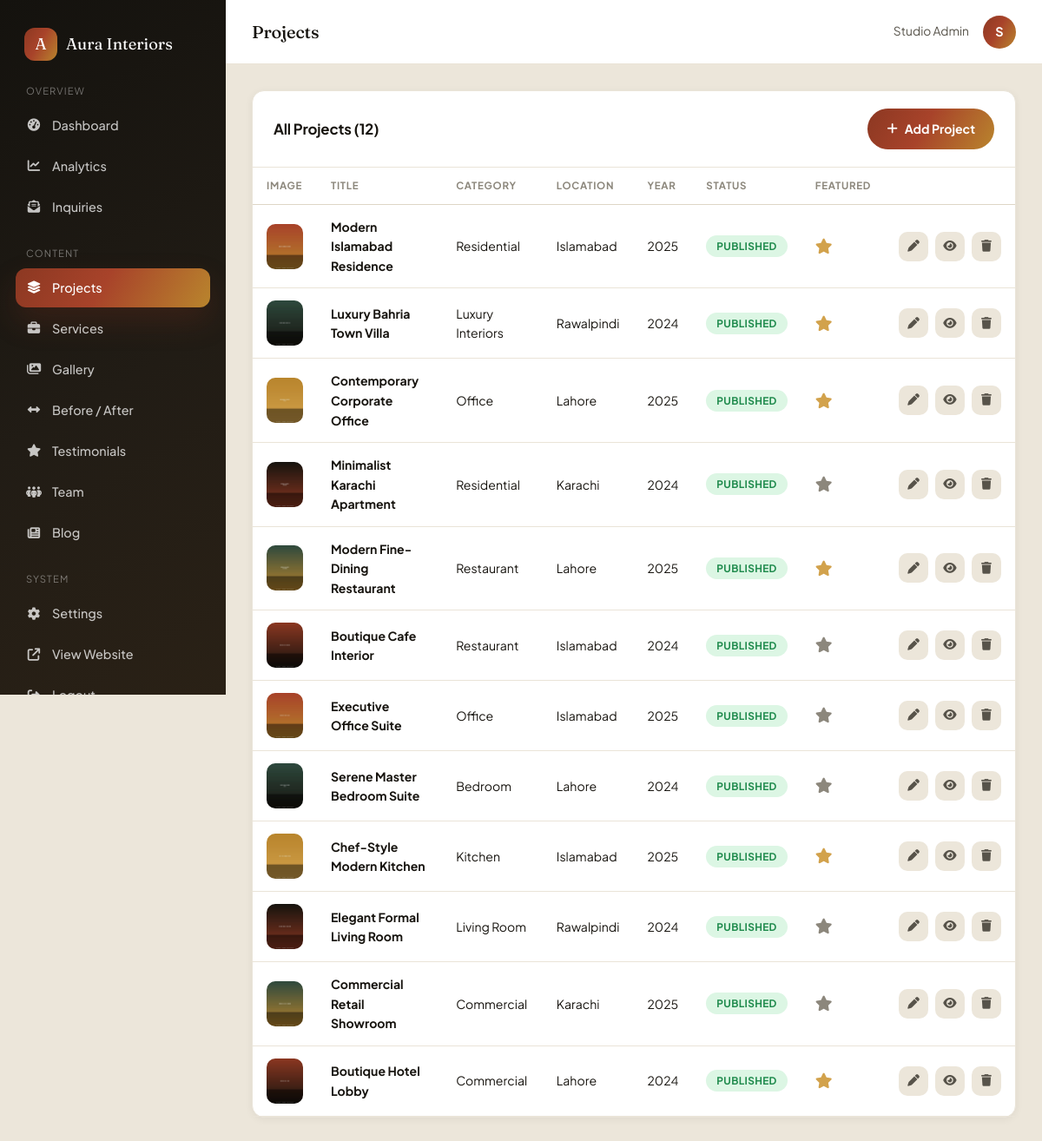
Screenshot of /admin/projects.php (signed in) with the database file from the repository.
### tables this page shows
CREATE TABLE `projects` (
  `id` INT UNSIGNED AUTO_INCREMENT PRIMARY KEY,
  `title` VARCHAR(180) NOT NULL,
  `slug` VARCHAR(200) NOT NULL UNIQUE,
  `category` ENUM('Residential','Commercial','Office','Restaurant','Bedroom','Kitchen','Living Room','Luxury Interiors') NOT NULL,
  `location` VARCHAR(120) NULL,
  `property_type` VARCHAR(80) NULL,
  `area_sqft` INT UNSIGNED NULL,
  `completion_year` YEAR NULL,
  `short_description` VARCHAR(500) NULL,
  `description` TEXT NULL,
  `cover_image` VARCHAR(255) NULL,
  `video_url` VARCHAR(255) NULL,
  `is_featured` TINYINT(1) NOT NULL DEFAULT 0,
  `is_published` TINYINT(1) NOT NULL DEFAULT 1,
  `sort_order` SMALLINT NOT NULL DEFAULT 0,
  `views` INT UNSIGNED NOT NULL DEFAULT 0,
  `created_at` DATETIME NOT NULL DEFAULT CURRENT_TIMESTAMP,
  `updated_at` DATETIME NOT NULL DEFAULT CURRENT_TIMESTAMP ON UPDATE CURRENT_TIMESTAMP,
  INDEX `idx_projects_cat` (`category`),
  INDEX `idx_projects_published` (`is_published`,`sort_order`)
);

### config/database.php (called while the page is built, shortened)
<?php
function db(): PDO
{
    static $pdo = null;
    if ($pdo instanceof PDO) {
        return $pdo;
    }
    $dsn = 'mysql:host=' . DB_HOST . ';dbname=' . DB_NAME . ';charset=' . DB_CHARSET;
    try {
        $pdo = new PDO($dsn, DB_USER, DB_PASS, [
            PDO::ATTR_ERRMODE            => PDO::ERRMODE_EXCEPTION,
            PDO::ATTR_DEFAULT_FETCH_MODE => PDO::FETCH_ASSOC,
            PDO::ATTR_EMULATE_PREPARES   => false,
        ]);
    } catch (PDOException $e) {
        http_response_code(500);
        if (defined('SITE_ENV') && SITE_ENV === 'local') {
            die('Database connection failed: ' . $e->getMessage());
        }
        die('We are experiencing a temporary issue. Please try again shortly.');
    }
    return $pdo;
}

### includes/functions.php (called while the page is built, shortened)
<?php
function e(?string $value): string
{
    return htmlspecialchars($value ?? '', ENT_QUOTES, 'UTF-8');
}
function asset(string $path): string
{
    return BASE_URL . '/' . ltrim($path, '/');
}
function img(?string $path, string $fallback = 'assets/images/placeholder.jpg'): string
{
    if (empty($path)) {
        return asset($fallback);
    }
    return asset($path);
}

### admin/projects.php (the view, shortened to what this page needs)
<?php
$projects = db()->query('SELECT * FROM projects ORDER BY sort_order, created_at DESC')->fetchAll();
require __DIR__ . '/includes/admin-header.php';
?>
<div class="panel">
  <div class="panel__head">
    <h2>All Projects (<?= count($projects) ?>)</h2>
    <a href="project-form.php" class="btn--admin"><i class="fa-solid fa-plus"></i> Add Project</a>
  </div>
  <div class="table-wrap">
    <table class="admin-table">
      <thead><tr><th>Image</th><th>Title</th><th>Category</th><th>Location</th><th>Year</th><th>Status</th><th>Featured</th><th></th></tr></thead>
      <tbody>
        <?php foreach ($projects as $p): ?>
          <tr>
            <td><img class="table-thumb" src="<?= e(img($p['cover_image'])) ?>" alt=""></td>
            <td><b><?= e($p['title']) ?></b></td>
            <td><?= e($p['category']) ?></td>
            <td><?= e($p['location'] ?? '—') ?></td>
            <td><?= e((string) $p['completion_year']) ?></td>
            <td>
              <form method="post"><?= csrf_field() ?><input type="hidden" name="action" value="toggle_publish"><input type="hidden" name="id" value="<?= $p['id'] ?>">
                <button class="badge <?= $p['is_published'] ? 'badge--published' : 'badge--draft' ?>" style="border:none;cursor:pointer"><?= $p['is_published'] ? 'Published' : 'Draft' ?></button>
              </form>
            </td>
            <td>
              <form method="post"><?= csrf_field() ?><input type="hidden" name="action" value="toggle_featured"><input type="hidden" name="id" value="<?= $p['id'] ?>">
                <button style="border:none;background:none;color:<?= $p['is_featured'] ? 'var(--accent-4)' : 'var(--ink-faint)' ?>;font-size:1.1rem"><i class="fa-solid fa-star"></i></button>
              </form>
            </td>
            <td>
              <div class="row-actions">
                <a href="project-form.php?id=<?= $p['id'] ?>" title="Edit"><i class="fa-solid fa-pen"></i></a>
                <a href="<?= asset('project-detail.php?slug=' . urlencode($p['slug'])) ?>" target="_blank" title="View"><i class="fa-solid fa-eye"></i></a>
                <form method="post" data-confirm="Delete this project and all its images?"><button class="danger" title="Delete"><i class="fa-solid fa-trash"></i></button></form>
              </div>
            </td>
          </tr>
        <?php endforeach; ?>
      </tbody>
    </table>
  </div>
</div>
<?php require __DIR__ . '/includes/admin-footer.php'; ?>

### assets/css/style.css (style rules this page uses)
:root { --bg: #F5F2EC; --surface: #FFFFFF; --surface-2: #ECE6DA; --surface-tint: #F1ECE1; --ink: #17140F; --ink-soft: #57534A; --ink-faint: #8C877C; --line: #DED6C6; --line-soft: #EAE4D8; --accent-1: #A8432A; --accent-2: #B9852D; --accent-3: #2F4A3E; --accent-4: #D2A24C; --gradient-brand: linear-gradient(120deg, #8C3822 0%, #A8432A 45%, #B9852D 100%); --gradient-brand-soft: linear-gradient(135deg, rgba(168,67,42,.10), rgba(185,133,45,.10)); --gradient-surface: linear-gradient(160deg, #FFFFFF 0%, #FBF8F2 55%, #F7F1E4 100%); --gradient-dark: linear-gradient(150deg, #14120E 0%, #211C15 55%, #2A2116 100%); --gradient-line: linear-gradient(90deg, var(--accent-1), var(--accent-2), var(--accent-4)); --shadow-sm: 0 2px 10px rgba(23,20,15,.06); --shadow-md: 0 10px 26px rgba(23,20,15,.09); --shadow-lg: 0 22px 50px rgba(23,20,15,.16); --shadow-glow: 0 16px 34px rgba(140,56,34,.24); --radius-sm: 8px; --radius-md: 14px; --radius-lg: 20px; --radius-pill: 999px; --font-display: 'Fraunces', 'Georgia', serif; --font-body: 'Plus Jakarta Sans', -apple-system, BlinkMacSystemFont, 'Segoe UI', sans-serif; --container: 1240px; --header-h: 80px; }
*,*::before,*::after { box-sizing:border-box; margin:0; padding:0; }
html { scroll-behavior:smooth; }
body { font-family: var(--font-body); background: var(--bg); color: var(--ink); line-height:1.6; font-size:16px; -webkit-font-smoothing:antialiased; overflow-x:hidden; }
img { max-width:100%; display:block; }
a { color:inherit; text-decoration:none; }
button { font-family:inherit; cursor:pointer; }
h1,h2,h3,h4,h5 { font-family: var(--font-display); font-weight:500; line-height:1.15; letter-spacing:-0.01em; color:var(--ink); }
h2 { font-size:clamp(2rem, 3.4vw, 3rem); }

### assets/css/admin.css (style rules this page uses)
body.admin-body { background: var(--surface-2); min-height:100vh; }
.panel { background:var(--surface); border-radius:var(--radius-md); border:1px solid var(--line-soft); box-shadow:var(--shadow-sm); margin-bottom:26px; }
.panel__head { display:flex; align-items:center; justify-content:space-between; padding:20px 24px; border-bottom:1px solid var(--line-soft); flex-wrap:wrap; gap:12px; }
.panel__head h2 { font-size:1.05rem; font-family:var(--font-body); font-weight:700; }
.table-wrap { overflow-x:auto; }
table.admin-table { width:100%; border-collapse:collapse; font-size:.88rem; }
table.admin-table th { text-align:left; padding:12px 16px; font-size:.72rem; text-transform:uppercase; letter-spacing:.06em; color:var(--ink-faint); border-bottom:1px solid var(--line); white-space:nowrap; }
table.admin-table td { padding:14px 16px; border-bottom:1px solid var(--line-soft); vertical-align:middle; }
.table-thumb { width:52px; height:52px; border-radius:10px; object-fit:cover; }
.row-actions { display:flex; gap:8px; }
.row-actions a, .row-actions button { width:34px; height:34px; border-radius:10px; display:flex; align-items:center; justify-content:center; background:var(--surface-2); color:var(--ink-soft); border:none; font-size:.85rem; transition:all .2s ease; }
.badge { display:inline-flex; align-items:center; gap:6px; padding:5px 12px; border-radius:var(--radius-pill); font-size:.74rem; font-weight:700; text-transform:uppercase; letter-spacing:.03em; }
.badge--published { background:#DCF6E4; color:#1E8A4C; }
.btn--admin { background:var(--gradient-brand); color:#fff; border:none; padding:12px 22px; border-radius:var(--radius-pill); font-weight:700; font-size:.88rem; display:inline-flex; align-items:center; gap:8px; }

### rows the page displays
projects: cover_image (picture), title "Modern Islamabad Residence", category "Residential", location "Islamabad", completion_year "2025", is_published "PUBLISHED"
projects: cover_image (picture), title "Luxury Bahria Town Villa", category "Luxury Interiors", location "Rawalpindi", completion_year "2024", is_published "PUBLISHED"
projects: cover_image (picture), title "Contemporary Corporate Office", category "Office", location "Lahore", completion_year "2025", is_published "PUBLISHED"
projects: cover_image (picture), title "Minimalist Karachi Apartment", category "Residential", location "Karachi", completion_year "2024", is_published "PUBLISHED"
projects: cover_image (picture), title "Modern Fine-Dining Restaurant", category "Restaurant", location "Lahore", completion_year "2025", is_published "PUBLISHED"
projects: cover_image (picture), title "Boutique Cafe Interior", category "Restaurant", location "Islamabad", completion_year "2024", is_published "PUBLISHED"
projects: cover_image (picture), title "Executive Office Suite", category "Office", location "Islamabad", completion_year "2025", is_published "PUBLISHED"
projects: cover_image (picture), title "Serene Master Bedroom Suite", category "Bedroom", location "Lahore", completion_year "2024", is_published "PUBLISHED"
projects: cover_image (picture), title "Chef-Style Modern Kitchen", category "Kitchen", location "Islamabad", completion_year "2025", is_published "PUBLISHED"
projects: cover_image (picture), title "Elegant Formal Living Room", category "Living Room", location "Rawalpindi", completion_year "2024", is_published "PUBLISHED"
projects: cover_image (picture), title "Commercial Retail Showroom", category "Commercial", location "Karachi", completion_year "2025", is_published "PUBLISHED"
projects: cover_image (picture), title "Boutique Hotel Lobby", category "Commercial", location "Lahore", completion_year "2024", is_published "PUBLISHED"

### other values shown
setting('company_name') "Aura Interiors"
$adminPageTitle "Projects"
$currentAdmin['name'] "Studio Admin"
substr($currentAdmin['name'], 0, 1) "S"
count($projects) "12"
